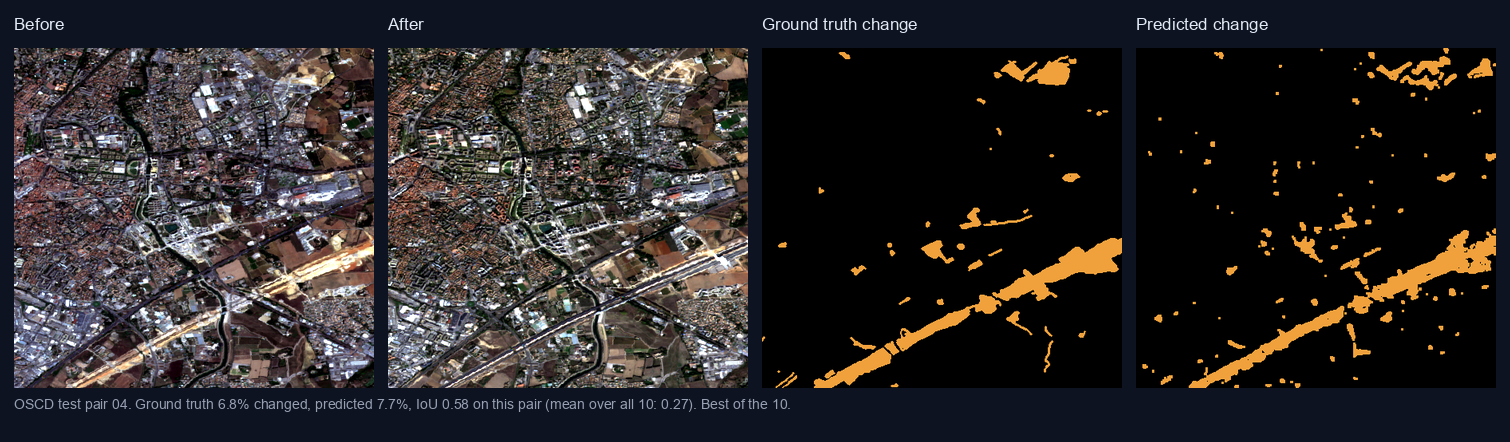
#> input picture docs/change_detection.png, 1510 x 442 px, given in place of pair_04_before.png, which was not available
$ python make_figures.py
#> lines starting #> are read from the running program, lines starting #| are printed output that depends on the picture; after the words box and inside, x2 and y2 are one past the last pixel; in counts of white or black regions, pixels touching at a corner belong together; pictures that were not available may be replaced by others from this repository, and a replacement may not be noted
### change/diff.py
"""Diff-mask change detection between two aligned satellite images.

Two mask sources, both feeding the same region-extraction/stats logic:
- Trained: a RandomForest classifier (train_change_classifier.py)
  trained on OSCD's real 14-pair training set, evaluated on its 10-pair
  test set. Mean IoU 0.268 vs 0.205 for the unsupervised baseline (see
  change/EVAL.md) — used automatically when change/trained_classifier.joblib
  exists.
- Fallback: Change Vector Analysis + Otsu threshold (unsupervised,
  no training data needed) — used if the trained model isn't present.

Kept separate from templates.py (which turns these stats into an answer)
so the numeric pipeline stays independently testable/verifiable.
"""

from dataclasses import dataclass
from pathlib import Path

import numpy as np
from PIL import Image
from scipy import ndimage
from skimage.exposure import match_histograms
from skimage.filters import threshold_otsu

from change.features import extract_features

_TRAINED_MODEL_PATH = Path(__file__).resolve().parent / "trained_classifier.joblib"
_trained_model = None
_trained_model_loaded = False


def _get_trained_model():
    global _trained_model, _trained_model_loaded
    if not _trained_model_loaded:
        _trained_model_loaded = True
        if _TRAINED_MODEL_PATH.exists():
            import joblib

            _trained_model = joblib.load(_TRAINED_MODEL_PATH)
    return _trained_model


@dataclass
class ChangeRegion:
    id: str
    x: int
    y: int
    w: int
    h: int
    area_frac: float  # fraction of full image area
    greenness_delta: float  # after - before greenness (proxy for vegetation change)


@dataclass
class ChangeResult:
    pct_changed: float
    regions: list[ChangeRegion]
    mask: np.ndarray  # boolean, shape (H, W)


def _greenness(rgb: np.ndarray) -> np.ndarray:
    """Cheap vegetation-greenness proxy from RGB only (no NIR band available)."""
    r, g, b = (
        rgb[..., 0].astype(np.float32),
        rgb[..., 1].astype(np.float32),
        rgb[..., 2].astype(np.float32),
    )
    return (2 * g - r - b) / (2 * g + r + b + 1e-6)


def detect_change(
    before: Image.Image,
    after: Image.Image,
    min_region_frac: float = 0.005,
) -> ChangeResult:
    """Compare two images of the same scene and localize changed regions.

    Uses Change Vector Analysis (CVA) + Otsu thresholding — classical
    unsupervised change-detection technique (see change/EVAL.md for the
    comparison against a plain mean+std threshold and against PCA+k-means,
    both of which this outperformed on real OSCD ground truth).
    """
    size = before.size
    after = after.resize(size) if after.size != size else after

    before_arr = np.asarray(before.convert("RGB")).astype(np.float32)
    after_arr = np.asarray(after.convert("RGB")).astype(np.float32)

    model = _get_trained_model()
    if model is not None:
        feats = extract_features(before, after)
        h, w = feats.shape[:2]
        probs = model.predict_proba(feats.reshape(-1, feats.shape[-1]))[:, 1]
        mask = (probs > 0.5).reshape(h, w)
    else:
        # Two acquisitions of the same place still differ globally (sun
        # angle, season, sensor calibration) even where nothing actually
        # changed. Match "after"'s per-channel histogram to "before" before
        # differencing so global illumination/color shift isn't read as
        # change, then threshold the CVA magnitude with Otsu instead of a
        # fixed mean+k*std heuristic.
        after_matched = match_histograms(after_arr, before_arr, channel_axis=-1)
        diff_vec = after_matched - before_arr
        magnitude = np.sqrt((diff_vec**2).sum(axis=-1))
        otsu_threshold = threshold_otsu(magnitude)
        mask = magnitude > otsu_threshold

    # Clean up isolated noise pixels before measuring regions.
    mask = ndimage.binary_opening(mask, structure=np.ones((3, 3)))

    labeled, num_features = ndimage.label(mask)
    h, w = mask.shape
    total_area = h * w
    min_pixels = min_region_frac * total_area

    before_green = _greenness(before_arr)
    after_green = _greenness(after_arr)

    regions = []
    for i in range(1, num_features + 1):
        ys, xs = np.where(labeled == i)
        if len(xs) < min_pixels:
            continue
        x0, x1 = xs.min(), xs.max()
        y0, y1 = ys.min(), ys.max()
        region_mask = labeled == i
        green_delta = float(
            after_green[region_mask].mean() - before_green[region_mask].mean()
        )
        regions.append(
            ChangeRegion(
                id=chr(ord("A") + len(regions)),
                x=int(x0),
                y=int(y0),
                w=int(x1 - x0 + 1),
                h=int(y1 - y0 + 1),
                area_frac=len(xs) / total_area,
                greenness_delta=green_delta,
            )
        )
        if len(regions) >= 8:
            break

    pct_changed = float(mask.sum() / total_area * 100)
    return ChangeResult(pct_changed=pct_changed, regions=regions, mask=mask)

### docs/make_figures.py
"""Regenerate the README figures from the real pipeline output.

Run from the repo root:  uv run python docs/make_figures.py
Needs the datasets described in the README (RSVQA-LR, OSCD pairs).
"""
import base64
import io
import sys
from pathlib import Path

import numpy as np
from PIL import Image, ImageDraw, ImageFont

ROOT = Path(__file__).resolve().parents[1]
DATA = ROOT.parent / "datasets"
OUT = ROOT / "docs"
sys.path.insert(0, str(ROOT))
sys.path.insert(0, str(ROOT / "vqa"))

from change.diff import detect_change  # noqa: E402
from grounding import bbox_from_heatmap, compute_heatmap, render_grounding_overlay  # noqa: E402

BG = (13, 19, 32)
INK = (226, 234, 246)
GOLD = (240, 161, 60)


# [32 lines left out: functions font, panel_row, mask_image, not called in this run]


def change_figure(idx, filename, note):
#> called with idx = 4, filename = 'change_detection.png', note = 'Best of the 10.'
    d = DATA / "OSCD" / "pairs"
    before = Image.open(d / f"pair_{idx:02d}_before.png")
#> before is the input picture: PIL image 1510x442 RGB; mean R, G, B 43.4, 40.2, 40.5
    after = Image.open(d / f"pair_{idx:02d}_after.png")
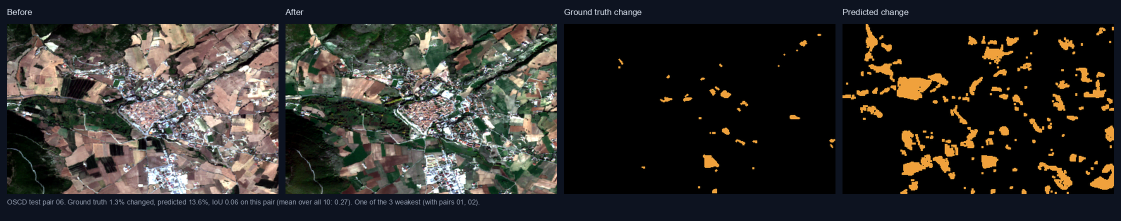
#> input picture docs/change_detection_failure.png, 2242 x 442 px, given in place of pair_04_after.png, which was not available (shown at 1/2 size)
#> after is the input picture: PIL image 2242x442 RGB; mean R, G, B 48.4, 46.7, 43.8
    gt = np.array(Image.open(d / f"pair_{idx:02d}_mask.png")) > 0
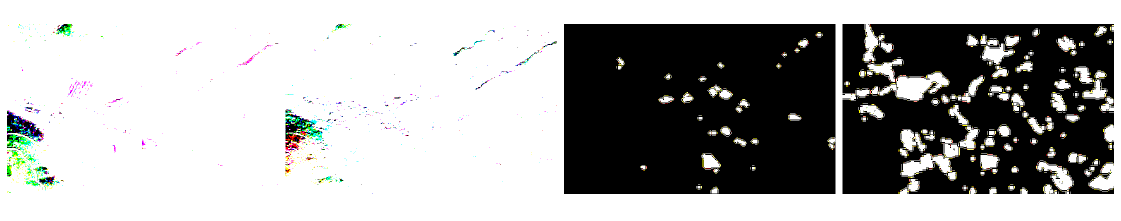
#> gt: shape (442, 2242, 3) bool (shown at 1/2 size); mean R, G, B 0.662, 0.664, 0.66
    pred = detect_change(before, after).mask
#> in detect_change, `magnitude = np.sqrt((diff_vec**2).sum(axis=-1))`:
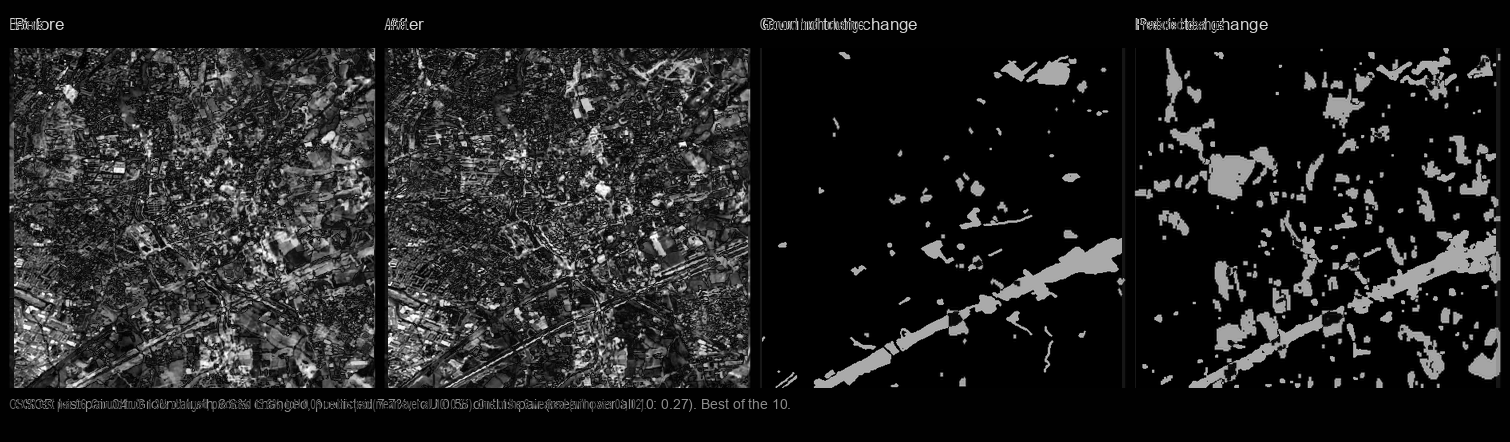
#> magnitude: shape (442, 1510) float32; min 0, max 441.7, mean 57.3; drawn with min black and max white
#> in detect_change, `otsu_threshold = threshold_otsu(magnitude)`: otsu_threshold = 118.2
#> in detect_change, `mask = magnitude > otsu_threshold`:
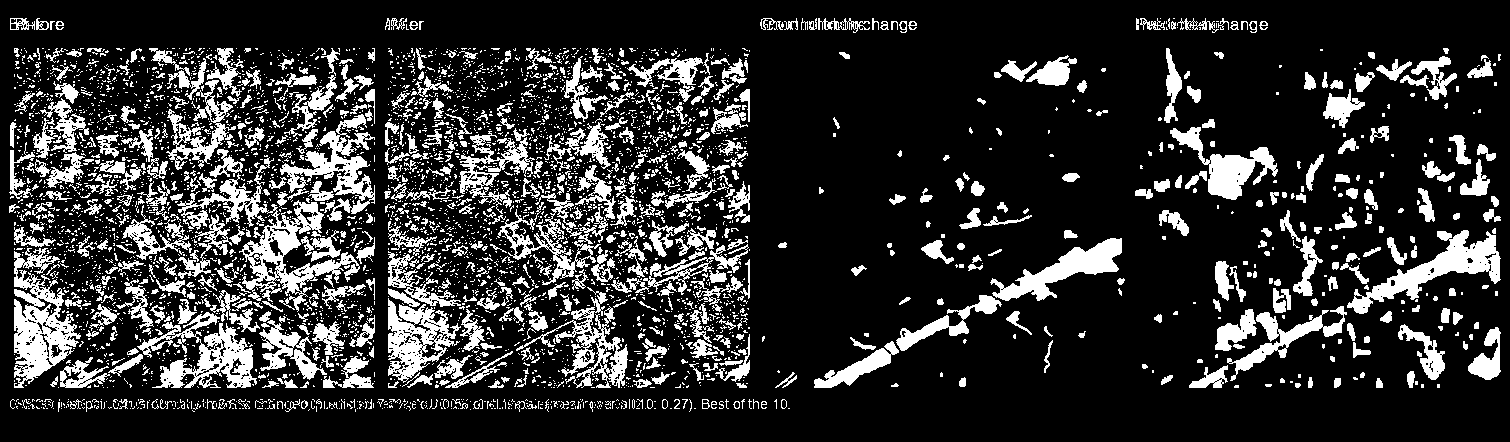
#> mask: shape (442, 1510) bool; 19% white; 4331 white regions (3658 under 20 px), largest, box (x1, y1, x2, y2) and area: (177, 157, 360, 312) 5682, (14, 248, 81, 388) 4479, (1347, 230, 1501, 314) 3725
#> in detect_change, `mask = ndimage.binary_opening(mask, structure=np.ones((3, 3)))`: mask: shape (442, 1510) bool; 12.3% white; 1178 white regions (568 under 20 px), largest, box (x1, y1, x2, y2) and area: (1347, 230, 1500, 314) 3542, (991, 238, 1122, 301) 2858, (14, 300, 80, 379) 2555
#> in detect_change, `labeled, num_features = ndimage.label(mask)`:
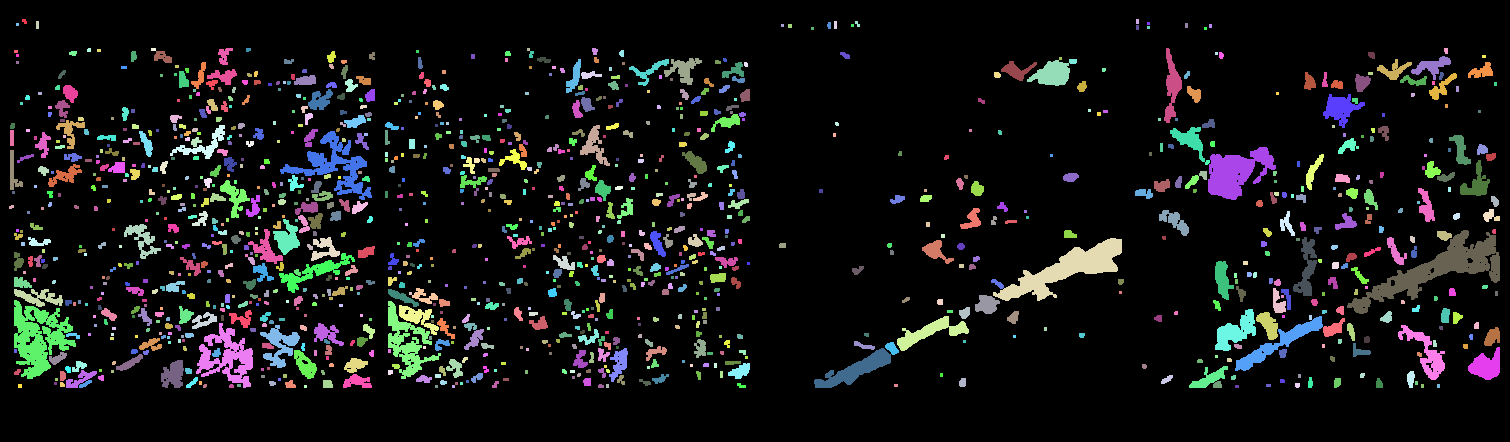
#> labeled: shape (442, 1510) int32; 1247 distinct labels, from 0 to 1246; one colour per label, 0 black
#> in detect_change, `labeled, num_features = ndimage.label(mask)`: num_features = 1246
#> in _greenness (call 2), `r, g, b = ( rgb[..., 0].astype(np.float32), rgb[..., 1].astype(np.floa..`:
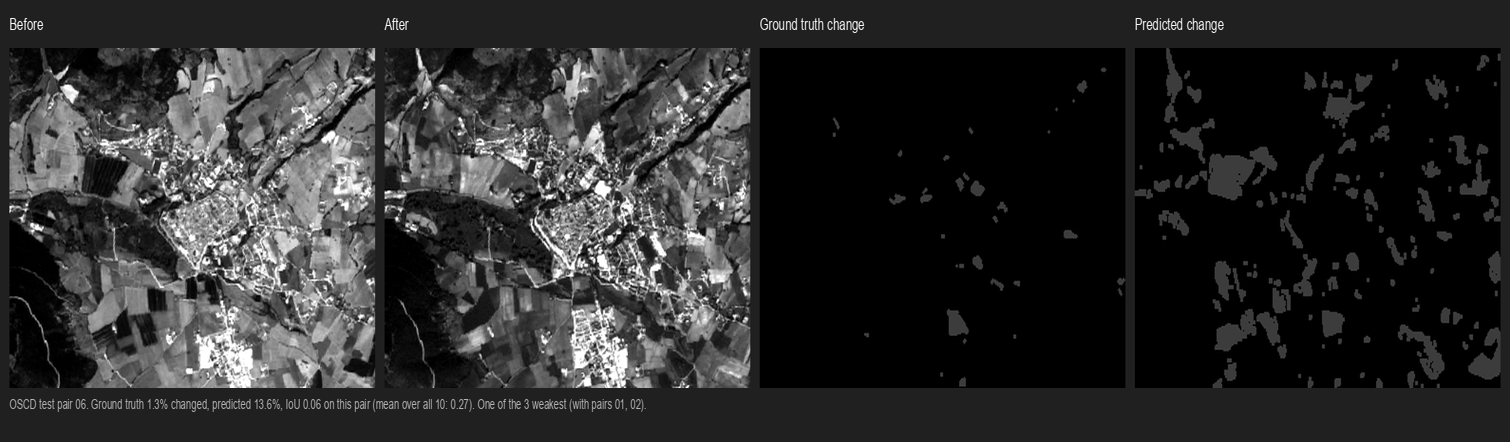
#> b: shape (442, 1510) float32; min 0, max 255, mean 43.8
#> in _greenness (call 2), `return (2 * g - r - b) / (2 * g + r + b + 1e-6)`:
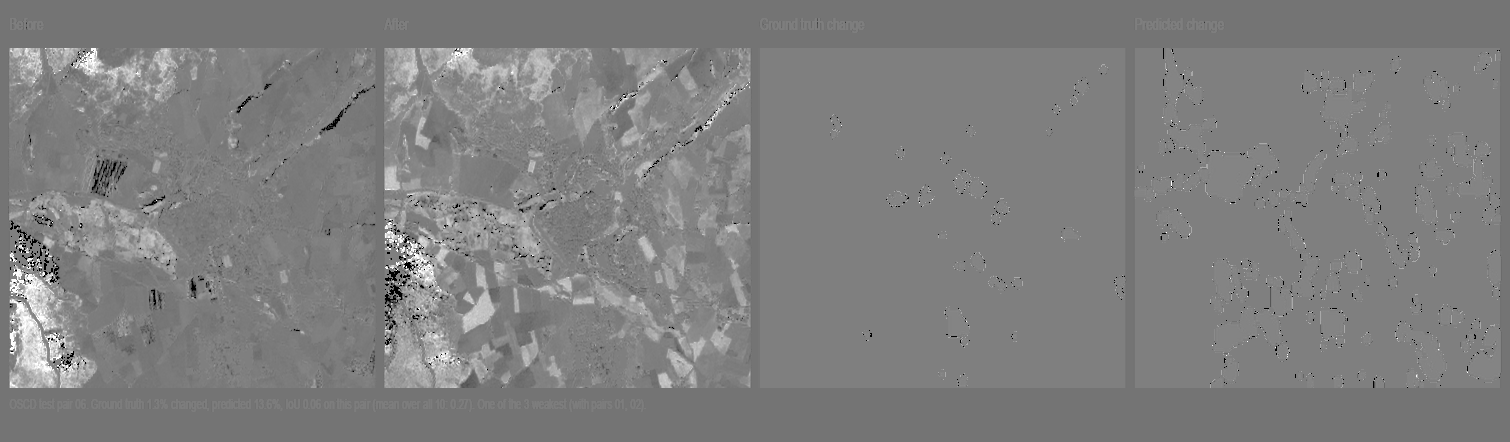
#> returned value: shape (442, 1510) float32; min -1, max 1, mean 0.00137; drawn with min black and max white
#> the loop in detect_change, `for i in range(1, num_features + 1):` made 1246 passes
#> (ys, xs) on passes 7, 8, 10: ([22, 22, 22, 23, 23, 23, 24, 24, 24], [1147, 1148, 1149, 1147, 1148, 1149, 1147, 1148, 1149]), ([23, 23, 23, 24, 24, 24, 25, 25, 25], [16, 17, 18, 16, 17, 18, 16, 17, 18]), ([24, 24, 24, 25, 25, 25, 26, 26, 26], [781, 782, 783, 781, 782, 783, 781, 782, 783])
#> after the loop in detect_change, `for i in range(1, num_features + 1):`: regions = 1 item
#> in detect_change, `pct_changed = float(mask.sum() / total_area * 100)`: pct_changed = 12.3

#> (the run stopped early here; a loop or call above may not have finished)
